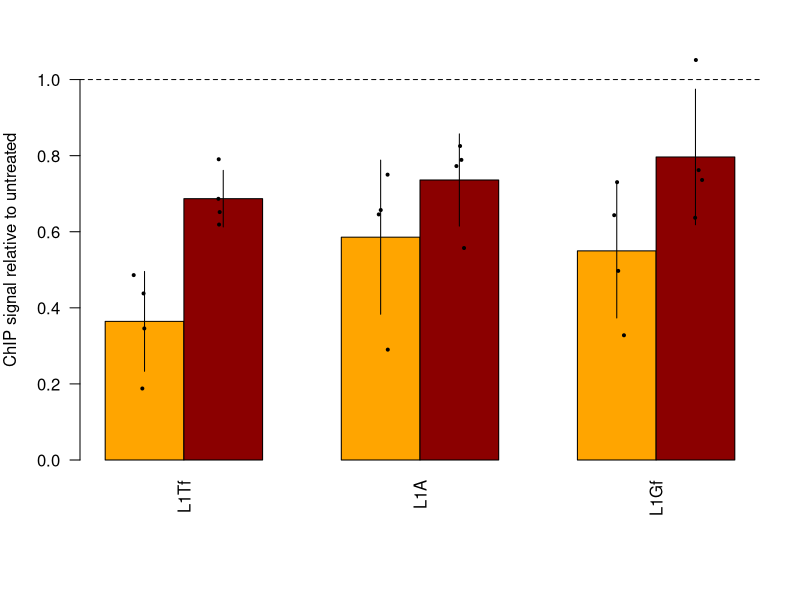
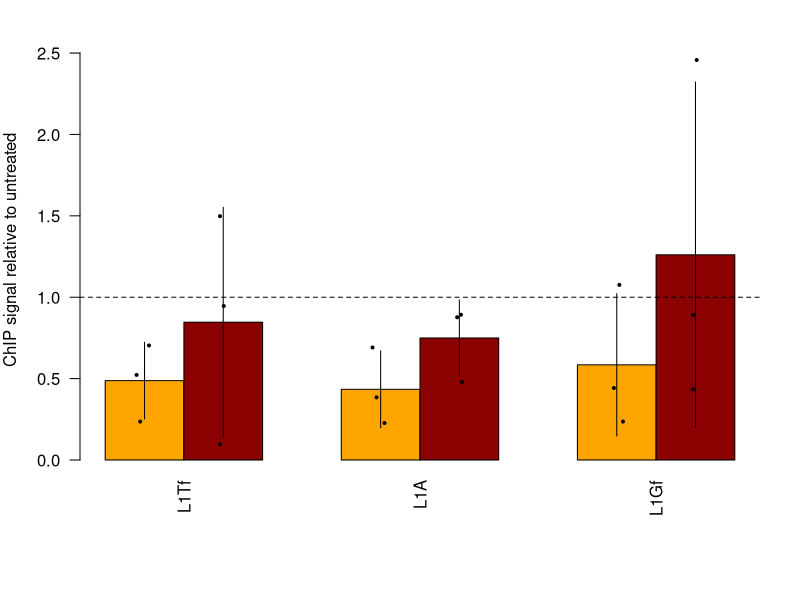

The R source for these figures, in order:

##plot function

paper.plot = function(data, te.list, g.list, mark, ylab='ChIP signal relative to untreated',
				col=c('orange','darkred')[1:length(g.list)], y.lim=NULL,
				width=4, height=4) {

	sel = data$target %in% te.list & data$cells %in% g.list & data$mark==mark
	val = data$norm2[sel]
	te = factor(data$target[sel], levels=te.list)
	gr = factor(data$cells[sel], levels=g.list)
	
	vlist = list()
	for (i in 1:nlevels(te)) {
		for (j in 1:nlevels(gr)) {
			vlist[[i*nlevels(gr)-nlevels(gr)+j]] = val[te==levels(te)[i] & gr==levels(gr)[j]]
		}
	}
	
	if (nlevels(gr)>1) {
		avg = matrix(unlist(lapply(vlist,mean)), nrow=nlevels(gr))
	} else {
		avg = unlist(lapply(vlist,mean))
	}
	sd = unlist(lapply(vlist,sd))
	if (length(y.lim)==0) y.lim = c(0,max(val)*1.05)
	
	quartz(w=width, h=height)
	par(mar=c(7,4,2,2))
	h = barplot(avg,
		beside=TRUE,
		ylim=y.lim,
		las=2, ylab=ylab,
		col=col,
		names.arg=te.list)
	points(rep(h,unlist(lapply(vlist,length))) + rnorm(length(val), sd=0.05),
		unlist(vlist), pch=19,cex=0.4)
	for (i in 1:length(h)) {
		lines(c(h[i],h[i]), c(avg[i]-sd[i],avg[i]+sd[i]))
	}
	abline(h=1, lty=2)
	
	return(data.frame(gr,te,val))
}


##KDM4 DKD (Figure 3E)

dkd = read.delim('DKD_ChIP.txt')

me3 = paper.plot(dkd, te.list=c('L1Tf','L1A','L1Gf'),
				g.list=c('SCR vitC','DKD vitC'), mark='H3K9me3')
me2 = paper.plot(dkd, te.list=c('L1Tf','L1A','L1Gf'),
				g.list=c('SCR vitC','DKD vitC'), mark='H3K9me2')


summary(aov(val~gr, data=me3))
summary(aov(val~gr, data=me2))


